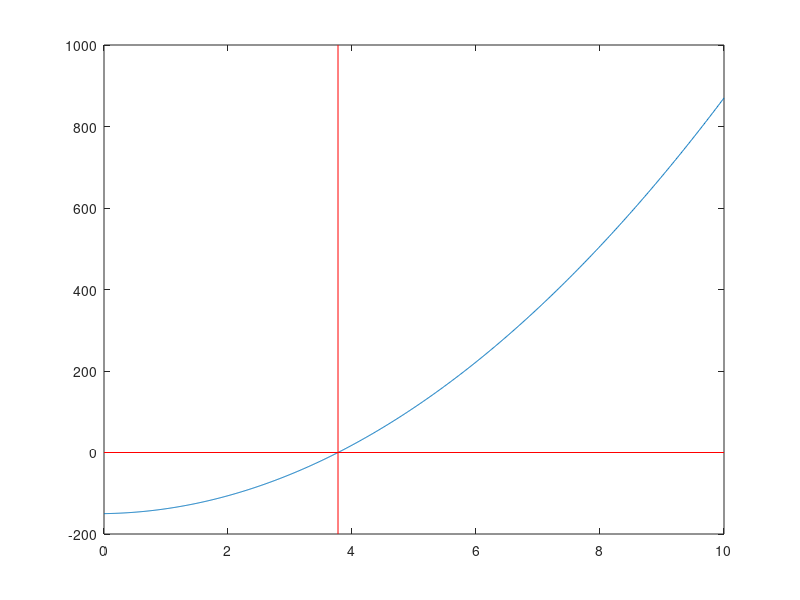

The MATLAB source for this figure:
clear all ; close all ; clc ; 

a = 10;
b = 2;
c = -150;

x = [0 : 0.01 : 10];nx=length(x);f=zeros(nx,1);

f = a.*x.^2 + b.*x + c ; 
%
eps      = 1e-3;
%%% DICHOTOMIE =================================
%ecart=1000;
%a = x(1); 
%b = x(nx);
%%
%while (ecart>1000*eps);
%   %
%   i = find(abs(x(:)-a)==min(abs(x(:)-a)));
%   fa = f(i);
%   i = find(abs(x(:)-b)==min(abs(x(:)-b)));
%   fb = f(i);
%   %
%   c = (a + b)/2; 
%   %
%   i = find(abs(x(:)-c)==min(abs(x(:)-c)));
%   fc = f(i);
%   %
%   if (fa<0 && fb<0)
%      disp('Change interval bounds\n')
%   elseif(fa<0 && fb>0)
%      if (fc<0)
%         a = c;
%      else
%         b = c;
%      end
%   elseif(fa>0 && fb<0)
%      if (fc<0)
%         b = c;
%      else
%         a = c;
%      end
%   end
%   ecart=abs(fc)
%end
disp('Dichotomie OK')
% NEWTON - RAPHSON ===========================
fonction = 1000;
% 
TAU_P = 0.5*abs(x(nx) - x(1));
%
nn=0;
%
while (abs(fonction)>eps)
   %
   nn=nn+1
   %
   fonction = a*TAU_P^2 + b*TAU_P + c;
   %
   fonction_p = 2*a*TAU_P + b;
   %
   % MODIF
   TAU_PP = TAU_P - fonction/fonction_p;
   %
   TAU_P = TAU_PP;
   % 
end
%
TAU = TAU_PP;
%
disp('Newton Raphson OK')
%
figure
plot(x,f)
hold on;
%plot([c c],[-200 1000],'r-')
%plot([x(1) x(nx)],[fc fc],'r-')
plot([TAU TAU],[-200 1000],'r-')
plot([x(1) x(nx)],[0 0],'r-')
